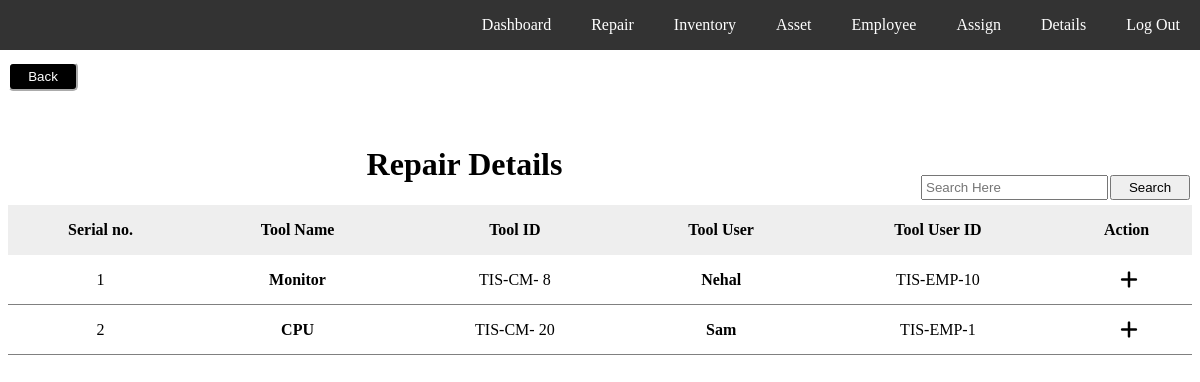
The app's page /repair-created-by-user (signed in) with its own data.
### test_app/models.py (models this page shows)
class Tools(models.Model):
        tool_name = models.CharField(max_length=200)
        tool_id= models.CharField(max_length=100, null=True, blank=True )
        tool_category=models.CharField(max_length=150)
        tool_assigned=models.CharField(max_length=150,null=True)
        assigned_employee_id=models.CharField(max_length=150,null=True)
        tool_avaliability=models.CharField(max_length=10, default='Avaliable')
        tool_company=models.CharField(max_length=150,null=True,default='--')
        tool_model=models.CharField(max_length=150,null=True,default='--')
        tool_purchase=models.CharField(max_length=150,null=True)
        tool_warantty=models.CharField(max_length=150,null=True)
        tool_condition=models.CharField(max_length=150,null=True)
        tool_price=models.IntegerField(max_length=150,null=True, default = -1)
        tool_supplier=models.CharField(max_length=150,null=True)
        tool_invoice=models.IntegerField(max_length=150,null=True)
        tool_location=models.CharField(max_length=150,null=True, default='--')
        tool_remark=models.CharField(max_length=150,null=True, default='--')
        tool_assigneddate=models.DateField(null=True)
        tool_type=models.CharField(max_length=150,null=True,default=1)
        repair_status=models.CharField(max_length=150,null=True, default="Not In Repair")

### test_app/views.py (the view)
# urls.py: path('repair-created-by-user',views.repair_created_by_user,name='repair_created_by_user'),
@login_required
def repair_created_by_user(request):
    repair_data=Tools.objects.filter( repair_status='Created By Employee')
    print(repair_data)
    return render (request,'test_app/repairUser.html',{'repair_data':repair_data})

### test_app/templates/test_app/repairUser.html (shortened to what this page needs)
{% load static %}
<!DOCTYPE html>
<html>
<head>
           <link rel="stylesheet" href="https://cdnjs.cloudflare.com/ajax/libs/font-awesome/6.0.0/css/all.min.css" />
</head>
<body>
       {% include 'test_app/navbar.html' %}
      <a href="/repair_table"><input type="submit" value="Back" style="margin-top: 20px; width: 70px; border-radius: 5px; border-color: white;
        padding: 5px; background-color: black; color: white;">
      </a>
<br>
    <button type="button" style=   "padding: 3px; width: 80px; float: right; margin-top: 50px;" onclick="myFunction()">Search</button>
  <input type="text" id="filter" name="filter"   placeholder="Search Here" style="float: right; margin-top: 50px; padding: 3px;">
<h1 class='list' style="text-align: center;">Repair Details</h1>
<table>
  <thead style="background-color:#eee;">
    <tr>
                <th>Serial no.</th>
                <th>Tool Name</th>
                <th>Tool ID</th>
                <th>Tool User</th>
                <th>Tool User ID</th>
                <th>Action</th>
    </tr>
  </thead>
    <tbody  id="tableBody"  style="table-layout: fixed;">
      {% if repair_data %}
           {% for k in repair_data  %}
            <tr>
                <td>{{forloop.counter}}</td>
                <td style="text-transform: capitalize; font-weight: bold;">{{k.tool_name}}</td>
                <td>{{k.tool_id}}</td>
                <td style="text-transform: capitalize; font-weight: bold;" >{{k.tool_assigned}}</td>
                <td>{{k.assigned_employee_id}}</td>
                <td>
              <form action="{% url 'createRepair' %}" method="POST">
                    <a href="{% url 'createRepair' %}"><input type="submit" class="fas" value=  " &#x002B;" style="background: none; border: none; font-size: 20px;"></a> </form>
                </td>
              {% endfor %}
            </tr>
        {% else %}
            <tr>
               <td colspan="11">
                <p>Nothing In Repair</p>
               </td>
            </tr>
         {% endif %}
    </tbody>
</table>
</body>
</html>

### test_app/templates/test_app/repairUser.html (style rules this page uses)
table, td, th { border: 1px solid; border: none; }
tr { height:50px; }
td { border-bottom: 1px solid gray; }
table { width: 100%; border-collapse: collapse; text-align: center; height: 100px; row-gap: 50px; margin-left: auto; margin-right: auto; }

### test_app/templates/test_app/navbar.html (style rules this page uses)
button { padding: 5px 10px; margin: 2px; cursor: pointer; }

### records on screen
Tools: tool_name "Monitor", tool_id "TIS-CM- 8", tool_assigned "Nehal", assigned_employee_id "TIS-EMP-10"
Tools: tool_name "CPU", tool_id "TIS-CM- 20", tool_assigned "Sam", assigned_employee_id "TIS-EMP-1"
